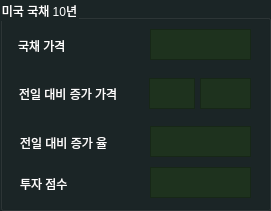
   <widget class="QGroupBox" name="groupBox_5">
    <property name="geometry">
     <rect>
      <x>592</x>
      <y>60</y>
      <width>271</width>
      <height>211</height>
     </rect>
    </property>
    <property name="styleSheet">
     <string notr="true">color: black;
background-color: rgb(27, 37, 38);
color: rgb(255, 255, 255);
font: 10pt &quot;맑은고딕&quot;;</string>
    </property>
    <property name="title">
     <string>미국 국채 10년</string>
    </property>
    <widget class="QLabel" name="label_20">
     <property name="geometry">
      <rect>
       <x>20</x>
       <y>178</y>
       <width>56</width>
       <height>12</height>
      </rect>
     </property>
     <property name="text">
      <string>투자 점수</string>
     </property>
    </widget>
    <widget class="QTextEdit" name="gb_5">
     <property name="geometry">
      <rect>
       <x>150</x>
       <y>167</y>
       <width>101</width>
       <height>31</height>
      </rect>
     </property>
     <property name="styleSheet">
      <string notr="true">color: black;
background-color: rgb(30, 50, 30);
color: rgb(255, 255, 255);
font: 10pt &quot;맑은고딕&quot;;</string>
     </property>
    </widget>
    <widget class="QLabel" name="label_21">
     <property name="geometry">
      <rect>
       <x>19</x>
       <y>86</y>
       <width>122</width>
       <height>16</height>
      </rect>
     </property>
     <property name="text">
      <string>전일 대비 증가 가격</string>
     </property>
    </widget>
    <widget class="QLabel" name="label_22">
     <property name="geometry">
      <rect>
       <x>18</x>
       <y>38</y>
       <width>91</width>
       <height>16</height>
      </rect>
     </property>
     <property name="text">
      <string>국채 가격</string>
     </property>
    </widget>
    <widget class="QLabel" name="label_23">
     <property name="geometry">
      <rect>
       <x>20</x>
       <y>135</y>
       <width>101</width>
       <height>16</height>
      </rect>
     </property>
     <property name="text">
      <string>전일 대비 증가 율</string>
     </property>
    </widget>
    <widget class="QTextEdit" name="gb_3">
     <property name="geometry">
      <rect>
       <x>200</x>
       <y>78</y>
       <width>51</width>
       <height>31</height>
      </rect>
     </property>
     <property name="styleSheet">
      <string notr="true">color: black;
background-color: rgb(30, 50, 30);
color: rgb(255, 255, 255);
font: 10pt &quot;맑은고딕&quot;;</string>
     </property>
    </widget>
    <widget class="QTextEdit" name="gb_1">
     <property name="geometry">
      <rect>
       <x>150</x>
       <y>29</y>
       <width>101</width>
       <height>31</height>
      </rect>
     </property>
     <property name="styleSheet">
      <string notr="true">color: black;
background-color: rgb(30, 50, 30);
color: rgb(255, 255, 255);
font: 10pt &quot;맑은고딕&quot;;</string>
     </property>
    </widget>
    <widget class="QTextEdit" name="gb_4">
     <property name="geometry">
      <rect>
       <x>150</x>
       <y>126</y>
       <width>101</width>
       <height>31</height>
      </rect>
     </property>
     <property name="styleSheet">
      <string notr="true">color: black;
background-color: rgb(30, 50, 30);
color: rgb(255, 255, 255);
font: 10pt &quot;맑은고딕&quot;;</string>
     </property>
    </widget>
    <widget class="QTextEdit" name="gb_2">
     <property name="geometry">
      <rect>
       <x>149</x>
       <y>78</y>
       <width>46</width>
       <height>31</height>
      </rect>
     </property>
     <property name="styleSheet">
      <string notr="true">color: black;
background-color: rgb(30, 50, 30);
color: rgb(255, 255, 255);
font: 10pt &quot;맑은고딕&quot;;</string>
     </property>
    </widget>
   </widget>
